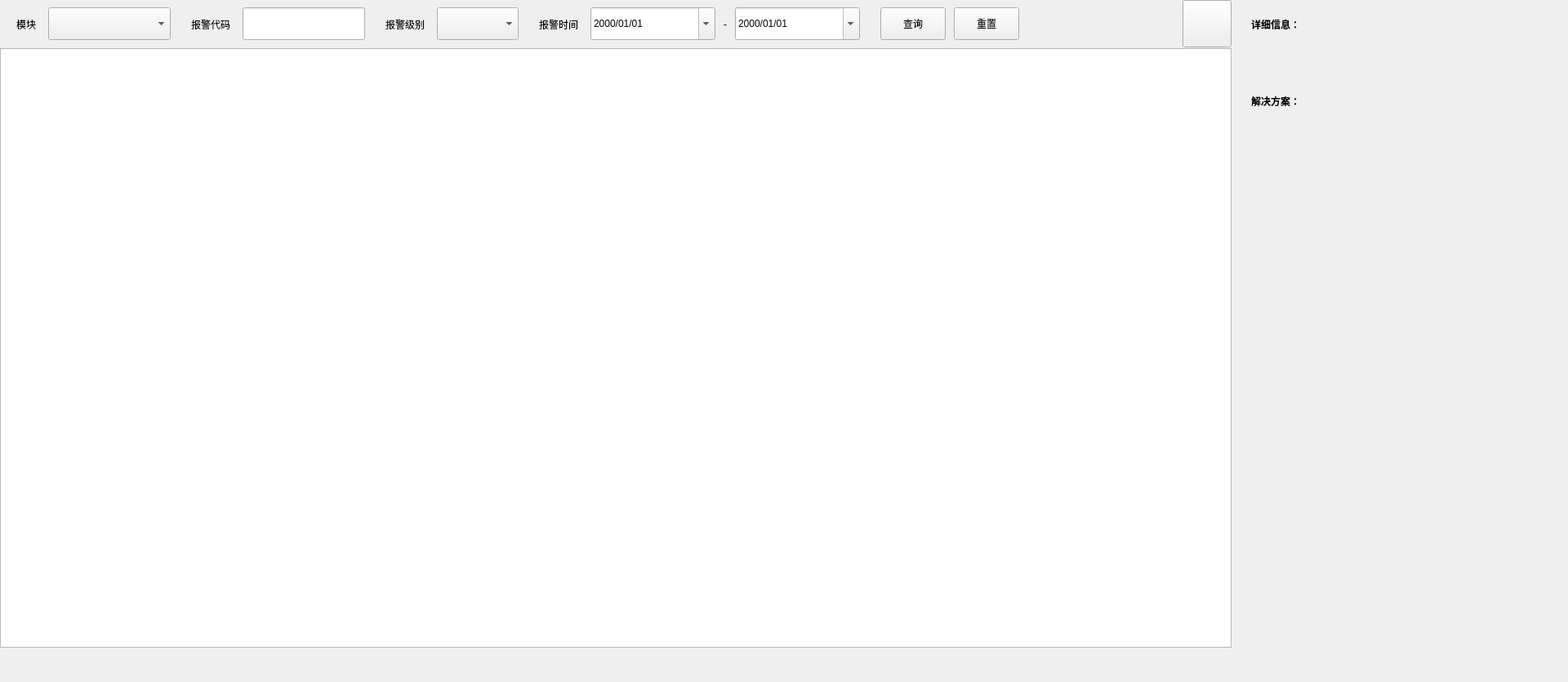
<?xml version="1.0" encoding="UTF-8"?>
<ui version="4.0">
 <class>QFaultLogWidget</class>
 <widget class="QWidget" name="QFaultLogWidget">
  <property name="geometry">
   <rect>
    <x>0</x>
    <y>0</y>
    <width>1920</width>
    <height>835</height>
   </rect>
  </property>
  <property name="windowTitle">
   <string notr="true">QFaultLogWidget</string>
  </property>
  <widget class="QWidget" name="widget_4" native="true">
   <property name="geometry">
    <rect>
     <x>0</x>
     <y>0</y>
     <width>1912</width>
     <height>793</height>
    </rect>
   </property>
   <property name="minimumSize">
    <size>
     <width>1505</width>
     <height>0</height>
    </size>
   </property>
   <layout class="QHBoxLayout" name="horizontalLayout" stretch="1505,389">
    <property name="spacing">
     <number>4</number>
    </property>
    <property name="leftMargin">
     <number>0</number>
    </property>
    <property name="topMargin">
     <number>0</number>
    </property>
    <property name="rightMargin">
     <number>0</number>
    </property>
    <property name="bottomMargin">
     <number>0</number>
    </property>
    <item>
     <widget class="QWidget" name="widget" native="true">
      <layout class="QVBoxLayout" name="verticalLayout_3">
       <property name="spacing">
        <number>0</number>
       </property>
       <property name="leftMargin">
        <number>0</number>
       </property>
       <property name="topMargin">
        <number>0</number>
       </property>
       <property name="rightMargin">
        <number>0</number>
       </property>
       <property name="bottomMargin">
        <number>0</number>
       </property>
       <item>
        <widget class="QWidget" name="widget_2" native="true">
         <property name="minimumSize">
          <size>
           <width>0</width>
           <height>59</height>
          </size>
         </property>
         <property name="maximumSize">
          <size>
           <width>1912</width>
           <height>59</height>
          </size>
         </property>
         <property name="bordersB" stdset="0">
          <string notr="true">bottom</string>
         </property>
         <property name="bks" stdset="0">
          <string notr="true">gray</string>
         </property>
         <layout class="QHBoxLayout" name="horizontalLayout_8">
          <property name="spacing">
           <number>25</number>
          </property>
          <property name="leftMargin">
           <number>20</number>
          </property>
          <property name="topMargin">
           <number>0</number>
          </property>
          <property name="rightMargin">
           <number>0</number>
          </property>
          <property name="bottomMargin">
           <number>0</number>
          </property>
          <item>
           <layout class="QHBoxLayout" name="horizontalLayout_9">
            <property name="spacing">
             <number>15</number>
            </property>
            <item>
             <widget class="QLabel" name="label_7">
              <property name="text">
               <string>模块</string>
              </property>
             </widget>
            </item>
            <item>
             <widget class="QComboBox" name="model_cobox">
              <property name="minimumSize">
               <size>
                <width>150</width>
                <height>40</height>
               </size>
              </property>
              <property name="maximumSize">
               <size>
                <width>150</width>
                <height>40</height>
               </size>
              </property>
             </widget>
            </item>
           </layout>
          </item>
          <item>
           <layout class="QHBoxLayout" name="horizontalLayout_10">
            <property name="spacing">
             <number>15</number>
            </property>
            <item>
             <widget class="QLabel" name="label_9">
              <property name="text">
               <string>报警代码</string>
              </property>
             </widget>
            </item>
            <item>
             <widget class="QLineEdit" name="alarm_code_edit">
              <property name="sizePolicy">
               <sizepolicy hsizetype="Preferred" vsizetype="Fixed">
                <horstretch>0</horstretch>
                <verstretch>0</verstretch>
               </sizepolicy>
              </property>
              <property name="minimumSize">
               <size>
                <width>150</width>
                <height>40</height>
               </size>
              </property>
              <property name="maximumSize">
               <size>
                <width>150</width>
                <height>40</height>
               </size>
              </property>
              <property name="placeholderText">
               <string/>
              </property>
             </widget>
            </item>
           </layout>
          </item>
          <item>
           <layout class="QHBoxLayout" name="horizontalLayout_11">
            <property name="spacing">
             <number>15</number>
            </property>
            <item>
             <widget class="QLabel" name="label_11">
              <property name="text">
               <string>报警级别</string>
              </property>
             </widget>
            </item>
            <item>
             <widget class="QComboBox" name="level_combox">
              <property name="minimumSize">
               <size>
                <width>100</width>
                <height>40</height>
               </size>
              </property>
              <property name="maximumSize">
               <size>
                <width>100</width>
                <height>40</height>
               </size>
              </property>
             </widget>
            </item>
           </layout>
          </item>
          <item>
           <layout class="QHBoxLayout" name="horizontalLayout_12">
            <property name="spacing">
             <number>15</number>
            </property>
            <item>
             <widget class="QLabel" name="label_12">
              <property name="text">
               <string>报警时间</string>
              </property>
             </widget>
            </item>
            <item>
             <layout class="QHBoxLayout" name="horizontalLayout_13">
              <property name="spacing">
               <number>10</number>
              </property>
              <item>
               <widget class="QDateEdit" name="lower_date_edit">
                <property name="minimumSize">
                 <size>
                  <width>153</width>
                  <height>0</height>
                 </size>
                </property>
                <property name="maximumSize">
                 <size>
                  <width>153</width>
                  <height>40</height>
                 </size>
                </property>
                <property name="wrapping">
                 <bool>false</bool>
                </property>
                <property name="buttonSymbols">
                 <enum>QAbstractSpinBox::NoButtons</enum>
                </property>
                <property name="showGroupSeparator" stdset="0">
                 <bool>false</bool>
                </property>
                <property name="currentSection">
                 <enum>QDateTimeEdit::YearSection</enum>
                </property>
                <property name="displayFormat">
                 <string notr="true">yyyy/MM/dd</string>
                </property>
                <property name="calendarPopup">
                 <bool>true</bool>
                </property>
               </widget>
              </item>
              <item>
               <widget class="QLabel" name="label_13">
                <property name="text">
                 <string>-</string>
                </property>
                <property name="alignment">
                 <set>Qt::AlignCenter</set>
                </property>
               </widget>
              </item>
              <item>
               <widget class="QDateEdit" name="upper_date_edit">
                <property name="minimumSize">
                 <size>
                  <width>153</width>
                  <height>40</height>
                 </size>
                </property>
                <property name="maximumSize">
                 <size>
                  <width>153</width>
                  <height>40</height>
                 </size>
                </property>
                <property name="styleSheet">
                 <string notr="true"/>
                </property>
                <property name="buttonSymbols">
                 <enum>QAbstractSpinBox::NoButtons</enum>
                </property>
                <property name="currentSection">
                 <enum>QDateTimeEdit::YearSection</enum>
                </property>
                <property name="displayFormat">
                 <string notr="true">yyyy/MM/dd</string>
                </property>
                <property name="calendarPopup">
                 <bool>true</bool>
                </property>
               </widget>
              </item>
             </layout>
            </item>
           </layout>
          </item>
          <item>
           <layout class="QHBoxLayout" name="horizontalLayout_2">
            <property name="spacing">
             <number>10</number>
            </property>
            <property name="leftMargin">
             <number>0</number>
            </property>
            <item>
             <widget class="QPushButton" name="query_btn">
              <property name="minimumSize">
               <size>
                <width>80</width>
                <height>40</height>
               </size>
              </property>
              <property name="maximumSize">
               <size>
                <width>80</width>
                <height>40</height>
               </size>
              </property>
              <property name="text">
               <string>查询</string>
              </property>
              <property name="buttons" stdset="0">
               <string notr="true">flat_btn</string>
              </property>
             </widget>
            </item>
            <item>
             <widget class="QPushButton" name="reset_btn">
              <property name="minimumSize">
               <size>
                <width>80</width>
                <height>40</height>
               </size>
              </property>
              <property name="maximumSize">
               <size>
                <width>80</width>
                <height>40</height>
               </size>
              </property>
              <property name="text">
               <string>重置</string>
              </property>
              <property name="buttons" stdset="0">
               <string>flat_btn</string>
              </property>
             </widget>
            </item>
           </layout>
          </item>
          <item>
           <spacer name="horizontalSpacer">
            <property name="orientation">
             <enum>Qt::Horizontal</enum>
            </property>
            <property name="sizeHint" stdset="0">
             <size>
              <width>40</width>
              <height>20</height>
             </size>
            </property>
           </spacer>
          </item>
          <item>
           <widget class="QPushButton" name="expand_btn">
            <property name="minimumSize">
             <size>
              <width>60</width>
              <height>58</height>
             </size>
            </property>
            <property name="maximumSize">
             <size>
              <width>60</width>
              <height>58</height>
             </size>
            </property>
            <property name="text">
             <string/>
            </property>
           </widget>
          </item>
         </layout>
        </widget>
       </item>
       <item>
        <widget class="QTableView" name="tableView">
         <property name="maximumSize">
          <size>
           <width>1912</width>
           <height>16777215</height>
          </size>
         </property>
         <property name="styleSheet">
          <string notr="true">#tableView QScrollBar::handle:vertical  {
    margin-top: 46px;
}

#tableView QScrollBar::sub-line:vertical  {
    height: 43px; 
    border-bottom: 1px solid #a4a4a4;
}
</string>
         </property>
         <property name="verticalScrollBarPolicy">
          <enum>Qt::ScrollBarAsNeeded</enum>
         </property>
         <property name="horizontalScrollBarPolicy">
          <enum>Qt::ScrollBarAsNeeded</enum>
         </property>
         <property name="editTriggers">
          <set>QAbstractItemView::NoEditTriggers</set>
         </property>
         <property name="selectionMode">
          <enum>QAbstractItemView::ExtendedSelection</enum>
         </property>
         <property name="selectionBehavior">
          <enum>QAbstractItemView::SelectRows</enum>
         </property>
         <property name="verticalScrollMode">
          <enum>QAbstractItemView::ScrollPerPixel</enum>
         </property>
         <property name="horizontalScrollMode">
          <enum>QAbstractItemView::ScrollPerPixel</enum>
         </property>
         <property name="showGrid">
          <bool>false</bool>
         </property>
         <property name="sortingEnabled">
          <bool>true</bool>
         </property>
         <property name="scrolls" stdset="0">
          <string notr="true">layout</string>
         </property>
         <property name="bordersR" stdset="0">
          <string notr="true">right</string>
         </property>
         <attribute name="horizontalHeaderDefaultSectionSize">
          <number>240</number>
         </attribute>
         <attribute name="horizontalHeaderHighlightSections">
          <bool>false</bool>
         </attribute>
         <attribute name="horizontalHeaderStretchLastSection">
          <bool>true</bool>
         </attribute>
         <attribute name="verticalHeaderVisible">
          <bool>false</bool>
         </attribute>
         <attribute name="verticalHeaderDefaultSectionSize">
          <number>44</number>
         </attribute>
        </widget>
       </item>
      </layout>
     </widget>
    </item>
    <item>
     <widget class="QWidget" name="widget_3" native="true">
      <property name="minimumSize">
       <size>
        <width>400</width>
        <height>0</height>
       </size>
      </property>
      <property name="maximumSize">
       <size>
        <width>400</width>
        <height>16777215</height>
       </size>
      </property>
      <property name="bks" stdset="0">
       <string notr="true">gray</string>
      </property>
      <property name="bordersL" stdset="0">
       <string notr="true">left</string>
      </property>
      <layout class="QVBoxLayout" name="verticalLayout_2">
       <property name="spacing">
        <number>15</number>
       </property>
       <property name="leftMargin">
        <number>20</number>
       </property>
       <property name="topMargin">
        <number>10</number>
       </property>
       <property name="rightMargin">
        <number>20</number>
       </property>
       <property name="bottomMargin">
        <number>0</number>
       </property>
       <item>
        <widget class="QLabel" name="label_6">
         <property name="minimumSize">
          <size>
           <width>0</width>
           <height>40</height>
          </size>
         </property>
         <property name="maximumSize">
          <size>
           <width>16777215</width>
           <height>40</height>
          </size>
         </property>
         <property name="font">
          <font>
           <weight>75</weight>
           <bold>true</bold>
          </font>
         </property>
         <property name="text">
          <string>详细信息：</string>
         </property>
        </widget>
       </item>
       <item>
        <widget class="QLabel" name="detail_label">
         <property name="minimumSize">
          <size>
           <width>340</width>
           <height>0</height>
          </size>
         </property>
         <property name="maximumSize">
          <size>
           <width>360</width>
           <height>16777215</height>
          </size>
         </property>
         <property name="text">
          <string/>
         </property>
         <property name="alignment">
          <set>Qt::AlignLeading|Qt::AlignLeft|Qt::AlignTop</set>
         </property>
         <property name="wordWrap">
          <bool>true</bool>
         </property>
        </widget>
       </item>
       <item>
        <widget class="QLabel" name="label_10">
         <property name="minimumSize">
          <size>
           <width>0</width>
           <height>40</height>
          </size>
         </property>
         <property name="maximumSize">
          <size>
           <width>16777215</width>
           <height>20</height>
          </size>
         </property>
         <property name="font">
          <font>
           <weight>75</weight>
           <bold>true</bold>
          </font>
         </property>
         <property name="text">
          <string>解决方案：</string>
         </property>
        </widget>
       </item>
       <item>
        <widget class="QLabel" name="solution_label">
         <property name="minimumSize">
          <size>
           <width>340</width>
           <height>0</height>
          </size>
         </property>
         <property name="maximumSize">
          <size>
           <width>360</width>
           <height>16777215</height>
          </size>
         </property>
         <property name="text">
          <string/>
         </property>
         <property name="alignment">
          <set>Qt::AlignLeading|Qt::AlignLeft|Qt::AlignTop</set>
         </property>
         <property name="wordWrap">
          <bool>true</bool>
         </property>
        </widget>
       </item>
       <item>
        <spacer name="verticalSpacer">
         <property name="orientation">
          <enum>Qt::Vertical</enum>
         </property>
         <property name="sizeHint" stdset="0">
          <size>
           <width>20</width>
           <height>40</height>
          </size>
         </property>
        </spacer>
       </item>
      </layout>
     </widget>
    </item>
   </layout>
  </widget>
 </widget>
 <resources/>
 <connections/>
</ui>
